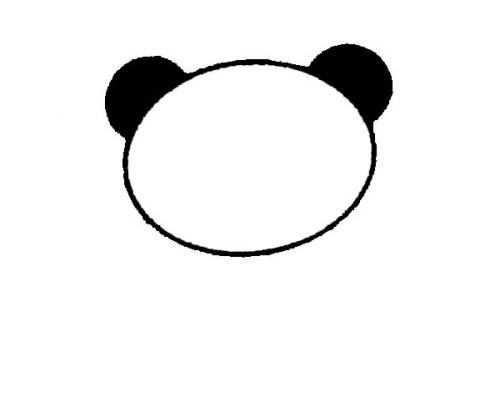
#> input picture opencv-python/counter.jpg, 500 x 417 px
$ python '查找轮廓.py'
#> lines starting #> are read from the running program, lines starting #| are printed output that depends on the picture; after the words box and inside, x2 and y2 are one past the last pixel; in counts of white or black regions, pixels touching at a corner belong together
# -*- coding: utf-8 -*-#
#-------------------------------------------------------------------------------
# Name:         查找轮廓.py
# Author:       wdf
# Date:         12/13/2019
# IDE：         PyCharm
# Parameters:
#     @param:
#     @param:
# Return：
#
# Description:
# Usage：
#-------------------------------------------------------------------------------
import numpy as np
import random
import cv2

def show_image(image, win_name=None):
    cv2.imshow(win_name, image)
    cv2.waitKey(0)
    cv2.destroyAllWindows()

# 1. 读取图像、转化成灰度
img = cv2.imread('counter.jpg')
#> img is the input picture: shape (417, 500, 3); min 0, max 255, mean 241.8
gray = cv2.cvtColor(img, cv2.COLOR_BGR2GRAY)# 灰度

# 2. 二值化处理
# 大于阈值127的都置为255， 小于127的置为0
'''
这个函数有四个参数，第一个原图像，第二个进行分类的阈值，第三个是高于（低于）阈值时赋予的新值，第四个是一个方法选择参数，常用的有：
• cv2.THRESH_BINARY（黑白二值）
• cv2.THRESH_BINARY_INV（黑白二值反转）
• cv2.THRESH_TRUNC （得到的图像为多像素值）
• cv2.THRESH_TOZERO
• cv2.THRESH_TOZERO_INV
该函数有两个返回值，第一个retVal（得到的阈值值（在后面一个方法中会用到）），第二个就是阈值化后的图像。
'''
ret, thresh = cv2.threshold(gray,thresh=127, maxval=255, type=cv2.THRESH_BINARY )
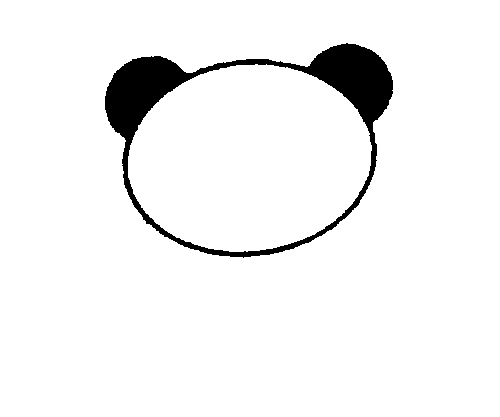
#> thresh: shape (417, 500); 94.9% white; 1 black region
print(type(ret), ret)  #  阈值
print(type(thresh), thresh.shape)
#| <class 'numpy.ndarray'> (417, 500)
show_image(np.hstack((gray, thresh)), 'thresh')
#> in show_image, `cv2.imshow(win_name, image)`:
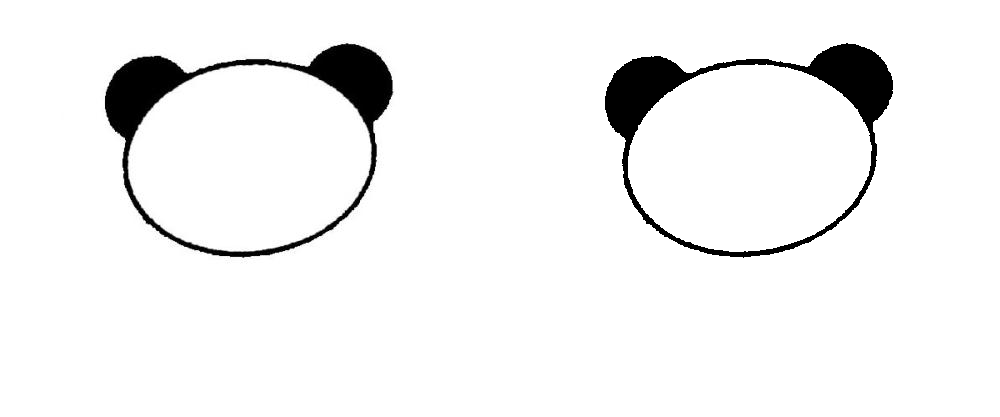
#> window 'thresh': shape (417, 1000); min 0, max 255, mean 241.9

# 3. find counter
'''
cv2.findContours()

三个输入参数：输入图像（二值图像），轮廓检索方式，轮廓近似方法

1.轮廓检索方式
cv2.RETR_EXTERNAL	只检测外轮廓
cv2.RETR_LIST	检测的轮廓不建立等级关系
cv2.RETR_CCOMP	建立两个等级的轮廓，上面一层为外边界，里面一层为内孔的边界信息
cv2.RETR_TREE	建立一个等级树结构的轮廓

2.轮廓近似办法
cv2.CHAIN_APPROX_NONE	存储所有边界点
cv2.CHAIN_APPROX_SIMPLE	压缩垂直、水平、对角方向，只保留端点
cv2.CHAIN_APPROX_TX89_L1	使用teh-Chini近似算法
cv2.CHAIN_APPROX_TC89_KCOS	使用teh-Chini近似算法

2个返回值：轮廓，轮廓的层析结构
'''
contours, hierarchy = cv2.findContours(thresh, mode=cv2.RETR_TREE, method=cv2.CHAIN_APPROX_NONE)
#> contours = 3 contours; box (x1, y1, x2, y2) and area: (0, 0, 500, 417) 207584, (104, 42, 394, 259) 46818, (128, 64, 372, 252) 35380
#> (the run stopped early here; a loop or call above may not have finished)

$ run again, with opencv-python/chinese-map.jpg copied over opencv-python/counter.jpg
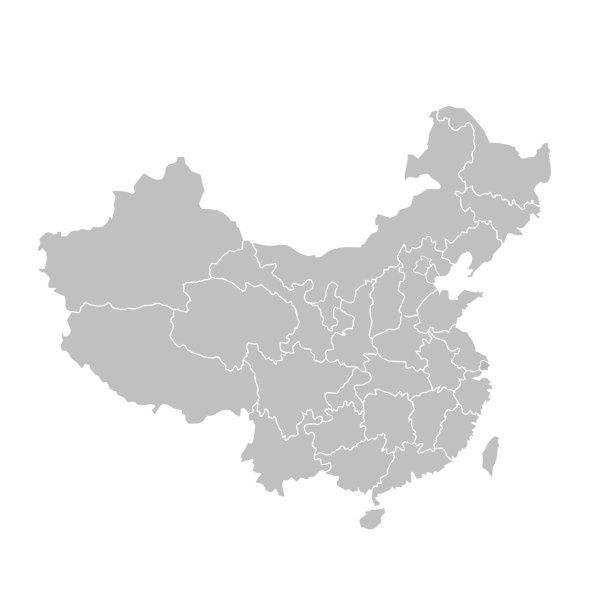
#> input picture opencv-python/chinese-map.jpg, 600 x 609 px
#> img is the input picture: shape (609, 600, 3); min 138, max 255, mean 237.7
#> thresh: shape (609, 600); every value is 255
#| <class 'numpy.ndarray'> (609, 600)
#> in show_image, `cv2.imshow(win_name, image)`:
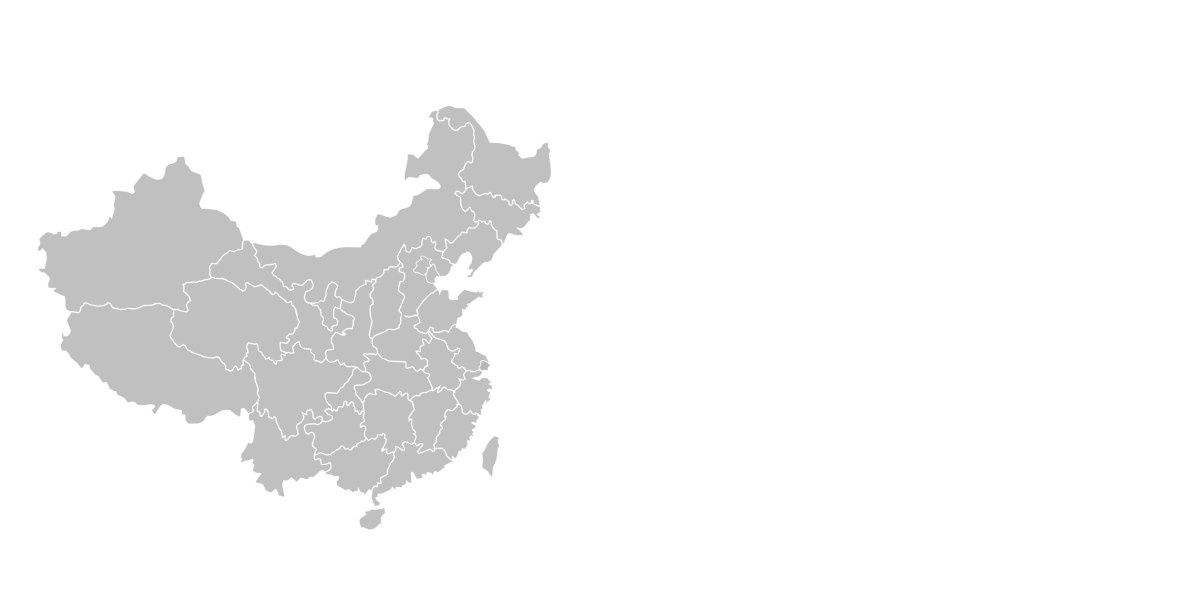
#> window 'thresh': shape (609, 1200); min 138, max 255, mean 246.3
#> contours = 1 contour; box (x1, y1, x2, y2) and area: (0, 0, 600, 609) 364192
#| <class 'list'> (1, 2414, 1, 2)
#| <class 'numpy.ndarray'> [[[-1 -1 -1 -1]]]
